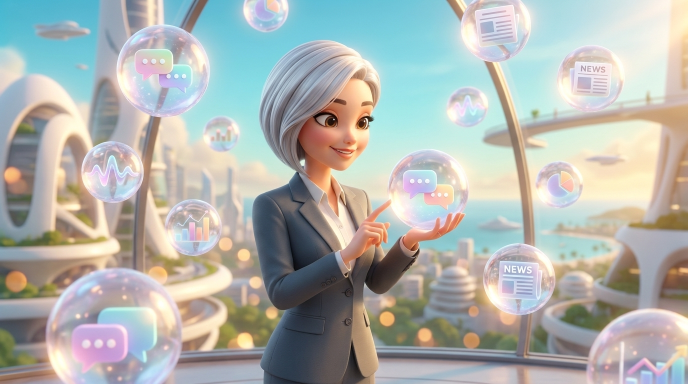
#> input picture img/08_pandora.jpg, 1376 x 768 px, found by its file name (shown at 1/2 size)
$ python prep_assets.py
#> lines starting #> are read from the running program, lines starting #| are printed output that depends on the picture
"""Copy + downscale the shared brand assets into the demo folder so the demo
deploys standalone without pulling 700KB portraits over the wire."""
import shutil
from pathlib import Path

from PIL import Image

ROOT = Path(__file__).resolve().parent
SRC = ROOT.parent / "turncloud-presentation" / "img"
OUT = ROOT / "assets"
OUT.mkdir(exist_ok=True)

PORTRAITS = {
    "08_pandora.jpg": "agent_pandora.jpg",
    "09_moana.jpg": "agent_moana.jpg",
    "10_banana.jpg": "agent_banana.jpg",
    "11_adriana.jpg": "agent_adriana.jpg",
    "12_stacey.jpg": "agent_stacey.jpg",
}
COPY = ["tspace_logo.png", "turncloud-logo.png", "accucrazy-logo.webp"]


def main():
    for src, dst in PORTRAITS.items():
        p = SRC / src
        im = Image.open(p).convert("RGB")
#> im is the input picture: PIL image 1376x768 RGB; mean R, G, B 175.4, 179.1, 174.8
        im.thumbnail((520, 520), Image.LANCZOS)
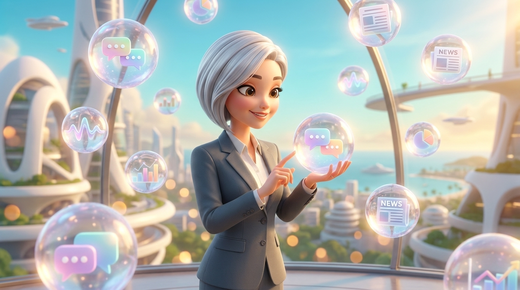
#> im: PIL image 520x290 RGB; mean R, G, B 175.4, 179.1, 174.8
        im.save(OUT / dst, quality=86, optimize=True)
        print(f"{dst}: {im.size} {(OUT/dst).stat().st_size//1024} KB")
#| agent_pandora.jpg: (520, 290) 32 KB
#> pass 2 of the loop in main, `for src, dst in PORTRAITS.items():`:
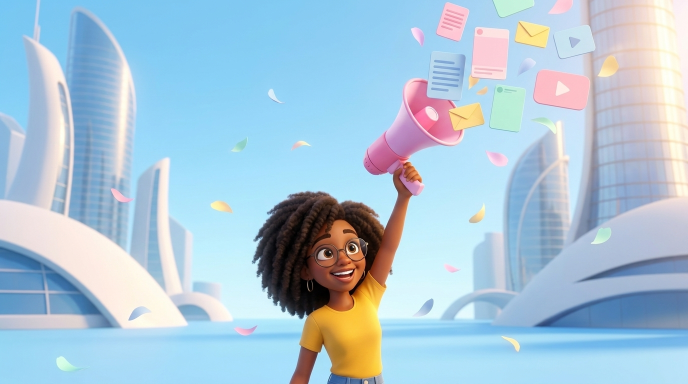
#> input picture img/09_moana.jpg, 1376 x 768 px, found by its file name (shown at 1/2 size)
#> in main, im is the input picture: PIL image 1376x768 RGB; mean R, G, B 170, 197.2, 215
#> in main, `im.thumbnail((520, 520), Image.LANCZOS)`:
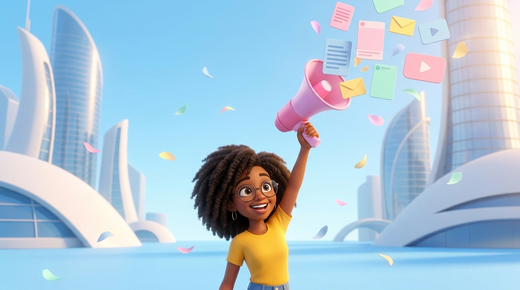
#> im: PIL image 520x290 RGB; mean R, G, B 170, 197.2, 215
#| agent_moana.jpg: (520, 290) 22 KB
#> pass 3 of the loop in main, `for src, dst in PORTRAITS.items():`:
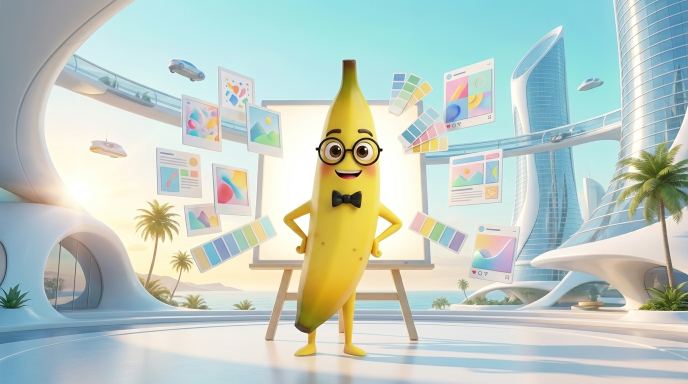
#> input picture img/10_banana.jpg, 1376 x 768 px, found by its file name (shown at 1/2 size)
#> in main, im is the input picture: PIL image 1376x768 RGB; mean R, G, B 188.8, 203.1, 194.7
#> in main, `im.thumbnail((520, 520), Image.LANCZOS)`:
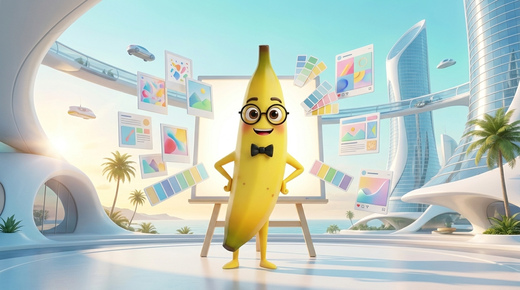
#> im: PIL image 520x290 RGB; mean R, G, B 188.8, 203.1, 194.7
#| agent_banana.jpg: (520, 290) 32 KB
#> the loop made 4 passes; the first 3 are shown
    for f in COPY:
        if (SRC / f).exists():
            shutil.copy2(SRC / f, OUT / f)
            print(f"copied {f}")


if __name__ == "__main__":
#> (the run stopped early here; a loop or call above may not have finished)
